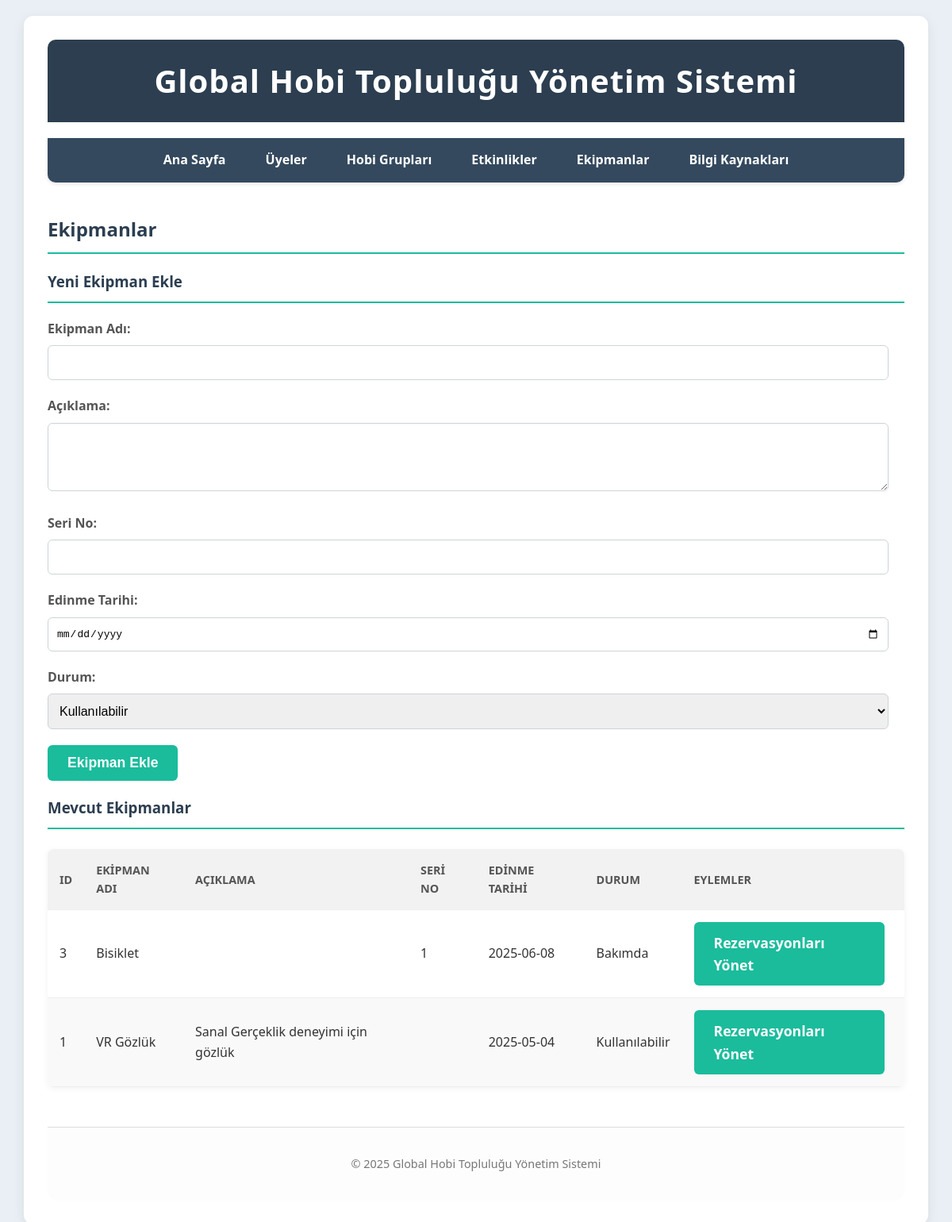
/ekipmanlar.php, run on the app's committed database.
### tables this page shows
CREATE TABLE `ekipmanlar` (
  `ekipman_id` int(11) NOT NULL,
  `ekipman_adi` varchar(100) NOT NULL,
  `aciklama` text DEFAULT NULL,
  `seri_no` varchar(100) DEFAULT NULL,
  `edinme_tarihi` date DEFAULT NULL,
  `durum` enum('Kullanılabilir','Bakımda','Rezervde','Arızalı') NOT NULL DEFAULT 'Kullanılabilir'
);

### ekipmanlar.php (the view, shortened to what this page needs)
<?php
include_once 'config.php';
include_once 'includes/header.php';
$error = '';
$ekipmanlar = [];
$sql_ekipmanlar = "SELECT * FROM Ekipmanlar ORDER BY ekipman_id DESC";
$result_ekipmanlar = mysqli_query($conn, $sql_ekipmanlar);
if (mysqli_num_rows($result_ekipmanlar) > 0) {
    while ($row = mysqli_fetch_assoc($result_ekipmanlar)) {
        $ekipmanlar[] = $row;
    }
} else {
    $error .= " Henüz ekipman bulunmamaktadır.";
}
?>
<h2>Ekipmanlar</h2>
<h3>Yeni Ekipman Ekle</h3>
<form action="ekipmanlar.php" method="POST">
    <div class="form-group">
        <label for="ekipman_adi">Ekipman Adı:</label>
        <input type="text" id="ekipman_adi" name="ekipman_adi" required>
    </div>
    <div class="form-group">
        <label for="aciklama">Açıklama:</label>
        <textarea id="aciklama" name="aciklama" rows="4"></textarea>
    </div>
    <div class="form-group">
        <label for="seri_no">Seri No:</label>
        <input type="text" id="seri_no" name="seri_no">
    </div>
    <div class="form-group">
        <label for="edinme_tarihi">Edinme Tarihi:</label>
        <input type="date" id="edinme_tarihi" name="edinme_tarihi">
    </div>
    <div class="form-group">
        <label for="durum">Durum:</label>
        <select id="durum" name="durum" required>
            <option value="Kullanılabilir">Kullanılabilir</option>
        </select>
    </div>
    <button type="submit" name="ekipman_ekle" class="btn">Ekipman Ekle</button>
</form>
<h3>Mevcut Ekipmanlar</h3>
<?php if (!empty($ekipmanlar)): ?>
    <table>
        <thead>
            <tr>
                <th>ID</th>
                <th>Ekipman Adı</th>
                <th>Açıklama</th>
                <th>Seri No</th>
                <th>Edinme Tarihi</th>
                <th>Durum</th>
                <th>Eylemler</th> </tr>
        </thead>
        <tbody>
            <?php foreach ($ekipmanlar as $ekipman): ?>
                <tr>
                    <td><?php echo htmlspecialchars($ekipman['ekipman_id']); ?></td>
                    <td><?php echo htmlspecialchars($ekipman['ekipman_adi']); ?></td>
                    <td><?php echo htmlspecialchars($ekipman['aciklama']); ?></td>
                    <td><?php echo htmlspecialchars($ekipman['seri_no']); ?></td>
                    <td><?php echo htmlspecialchars($ekipman['edinme_tarihi']); ?></td>
                    <td><?php echo htmlspecialchars($ekipman['durum']); ?></td>
                    <td>
                        <a href="ekipman_rezervasyon_yonet.php?ekipman_id=<?php echo htmlspecialchars($ekipman['ekipman_id']); ?>" class="btn">Rezervasyonları Yönet</a>
                    </td>
                </tr>
            <?php endforeach; ?>
        </tbody>
    </table>
<?php else: ?>
    <p>Henüz ekipman bulunmamaktadır.</p>
<?php endif; ?>
<?php
include_once 'includes/footer.php';
?>

### style.css (style rules this page uses)
body { font-family: 'Segoe UI', Tahoma, Geneva, Verdana, sans-serif; margin: 0; padding: 0; background-color: #e9eff5; color: #333; line-height: 1.6; }
h2, h3 { color: #2c3e50; border-bottom: 2px solid #1abc9c; padding-bottom: 10px; margin-bottom: 20px; }
.form-group { margin-bottom: 20px; }
.form-group label { display: block; margin-bottom: 8px; font-weight: 600; color: #555; }
.form-group input[type="text"], .form-group input[type="email"], .form-group input[type="password"], .form-group input[type="date"], .form-group input[type="time"], .form-group input[type="number"], .form-group select, .form-group textarea { width: calc(100% - 20px); padding: 12px 10px; border: 1px solid #cdd4da; border-radius: 6px; box-sizing: border-box; font-size: 1em; transition: border-color 0.3s ease; }
.btn { background-color: #1abc9c; color: white; padding: 12px 25px; border: none; border-radius: 6px; cursor: pointer; font-size: 1.1em; font-weight: bold; text-decoration: none; display: inline-block; transition: background-color 0.3s ease, transform 0.2s ease; margin-right: 10px; }
table { width: 100%; border-collapse: collapse; margin-top: 25px; background-color: #fff; box-shadow: 0 2px 8px rgba(0, 0, 0, 0.05); border-radius: 8px; overflow: hidden; }
table th, table td { padding: 15px; text-align: left; border-bottom: 1px solid #eee; }
table th { background-color: #f2f2f2; color: #555; font-weight: 700; text-transform: uppercase; font-size: 0.9em; }
table tr:nth-child(even) { background-color: #f9f9f9; }

### data on the page
ekipmanlar: ekipman_id "3", ekipman_adi "Bisiklet", seri_no "1", edinme_tarihi "2025-06-08", durum "Bakımda"
ekipmanlar: ekipman_id "1", ekipman_adi "VR Gözlük", aciklama "Sanal Gerçeklik deneyimi için gözlük", edinme_tarihi "2025-05-04", durum "Kullanılabilir"
